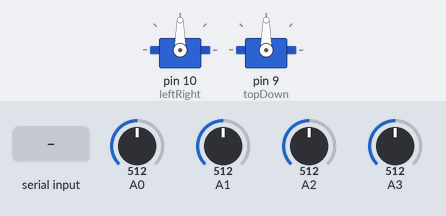
This sketch was run on a simulated Arduino Uno, built with avr-gcc and run on an emulated ATmega328P. Parts: 2 × servo. The test bench sets the inputs (shaded band); at power-on: A0 = 512, A1 = 512, A2 = 512, A3 = 512. What the sketch prints to the serial monitor is not drawn.

Above: at 1.2 s.
1.3 s: "30,150,10\n" received over Serial
At 3.0 s:
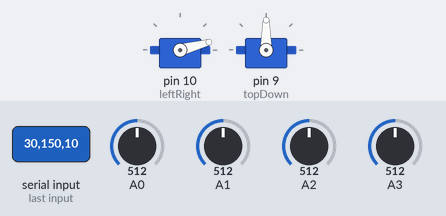
3.8 s: "1,90\n" received over Serial
At 6.1 s:
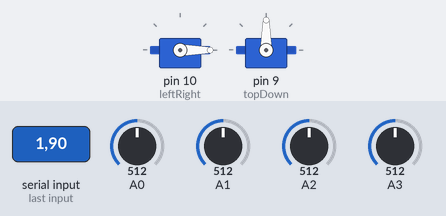
Timing chart, 0 to 7.6 s (numbered marks = the images above; inputs shaded):
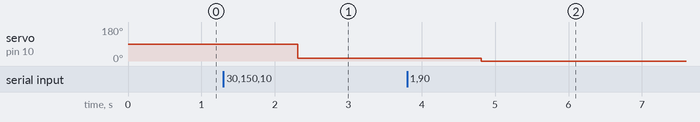

The sketch:

PV.ino
```cpp
#include <Servo.h>
#include <Wire.h>
#include <Adafruit_INA219.h>
#include <SPI.h>
#include<stdio.h>
#include <string.h>

int topLeft;
int topRight;
int downLeft;
int downRight;

Servo leftRight;
Servo topDown;

int servoLR=90;
int servoTD=90;

long previousTime=0;


typedef struct waypoint1{
  int LR;
  int TD;
  String hour;
}waypoint1;

typedef struct waypoint2{
  int LR;
  int TD;
  String hour;
}waypoint2;
waypoint1 WP1;
waypoint2 WP2;


void setup() {
  leftRight.attach(10);
  topDown.attach(9);
  leftRight.write(servoLR);
  topDown.write(servoTD);
  Serial.begin(9600);
  previousTime = millis();

}

void loop() {

  char way[50]; //="100 110 100 110";
  if (Serial.available() > 0) {
    Serial.readBytes(way,50); //Read the serial data and store in var
    Serial.println(way); //Print data on Serial Monitor
  }

    ///////////////////////////////////
    char *token;
    const char *delimiter =" ";


    token = strtok(way, delimiter);
    //Serial.println(token);
    String auxlr1=(String)(token);
    WP1.LR=auxlr1.toInt();
    Serial.println(WP1.LR);

    token = strtok(NULL, delimiter);
    //Serial.println(token);
    String auxlr2=(String)(token);
    WP2.LR=auxlr2.toInt();
    Serial.println(WP2.LR);

    token = strtok(NULL, delimiter);
    //Serial.println(token);
    String auxtd1=(String)(token);
    WP1.TD=auxtd1.toInt();
    Serial.println(WP1.TD);

    token = strtok(NULL, delimiter);
    //Serial.println(token);
    String auxtd2=(String)(token);
    WP2.TD=auxtd2.toInt();
    Serial.println(WP2.TD);

    ////////////////////////////////////////////


  if(millis() - previousTime > 100){
    previousTime = millis();

    topLeft = analogRead(A0);
    topRight = analogRead(A1);
    downLeft = analogRead(A2);
    downRight = analogRead(A3);

    if(topLeft>topRight && downLeft>downRight){
      servoLR++;
    }
    if(topRight>topLeft && downRight>downLeft){
      servoLR--;
    }
    if(topLeft>downLeft && topRight>downRight){
      servoTD--;
    }
    if(downLeft>topLeft && downRight>topRight){
      servoTD++;
    }
    if(WP1.LR < WP2.LR)
      if(servoLR < WP1.LR || servoLR > WP2.LR)
      {
        servoLR= (WP1.LR + WP2.LR) / 2;
      }
    if(WP1.LR > WP2.LR)
      if(servoLR > WP1.LR || servoLR < WP2.LR)
      {
        servoLR= (WP1.LR + WP2.LR) / 2;
      }
    if(WP1.TD < WP2.TD)
      if(servoTD < WP1.TD || servoTD > WP2.TD)
      {
        servoTD= (WP1.TD + WP2.TD) / 2;
      }
    if(WP1.TD > WP2.TD)
      if(servoTD > WP1.TD || servoTD < WP2.TD)
      {
        servoTD= (WP1.TD + WP2.TD) / 2;
      }

    if(servoLR > 180){
      servoLR = 180;
    }
    if(servoLR < 0){
      servoLR = 0;
    }

    if(servoTD < 90)
    {
      servoTD = 90;
    }
    if(servoTD > 154){
      servoTD = 154;
    };
    leftRight.write(servoLR);
    topDown.write(servoTD);
  }
}
```

Measured:
- after the input at 1.3 s, servo on pin 10 (leftRight): 90° → 15° after 1.0 s
- after the input at 3.8 s, servo on pin 10 (leftRight): 15° → 0° after 1.0 s
